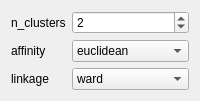
             <widget class="QWidget" name="to_agglomerativeclustering">
              <layout class="QGridLayout" name="gridLayout_28">
               <item row="2" column="1" colspan="2">
                <widget class="QComboBox" name="comboBoxit_comboBox_clustering_agglomerativeclustering_affinity">
                 <item>
                  <property name="text">
                   <string>euclidean</string>
                  </property>
                 </item>
                 <item>
                  <property name="text">
                   <string>l1</string>
                  </property>
                 </item>
                 <item>
                  <property name="text">
                   <string>l2</string>
                  </property>
                 </item>
                 <item>
                  <property name="text">
                   <string>manhattan</string>
                  </property>
                 </item>
                 <item>
                  <property name="text">
                   <string>cosine</string>
                  </property>
                 </item>
                </widget>
               </item>
               <item row="0" column="0">
                <widget class="QLabel" name="label_34">
                 <property name="text">
                  <string>n_clusters</string>
                 </property>
                </widget>
               </item>
               <item row="0" column="1" colspan="2">
                <widget class="QSpinBox" name="comboBox_clustering_agglomerativeclustering_n_clusters">
                 <property name="value">
                  <number>2</number>
                 </property>
                </widget>
               </item>
               <item row="2" column="0">
                <widget class="QLabel" name="label_32">
                 <property name="text">
                  <string>affinity</string>
                 </property>
                </widget>
               </item>
               <item row="4" column="0">
                <widget class="QLabel" name="label_33">
                 <property name="text">
                  <string>linkage</string>
                 </property>
                </widget>
               </item>
               <item row="4" column="1" colspan="2">
                <widget class="QComboBox" name="comboBoxit_comboBox_clustering_agglomerativeclustering_linkage">
                 <item>
                  <property name="text">
                   <string>ward</string>
                  </property>
                 </item>
                 <item>
                  <property name="text">
                   <string>complete</string>
                  </property>
                 </item>
                 <item>
                  <property name="text">
                   <string>average</string>
                  </property>
                 </item>
                 <item>
                  <property name="text">
                   <string>single</string>
                  </property>
                 </item>
                </widget>
               </item>
              </layout>
             </widget>
